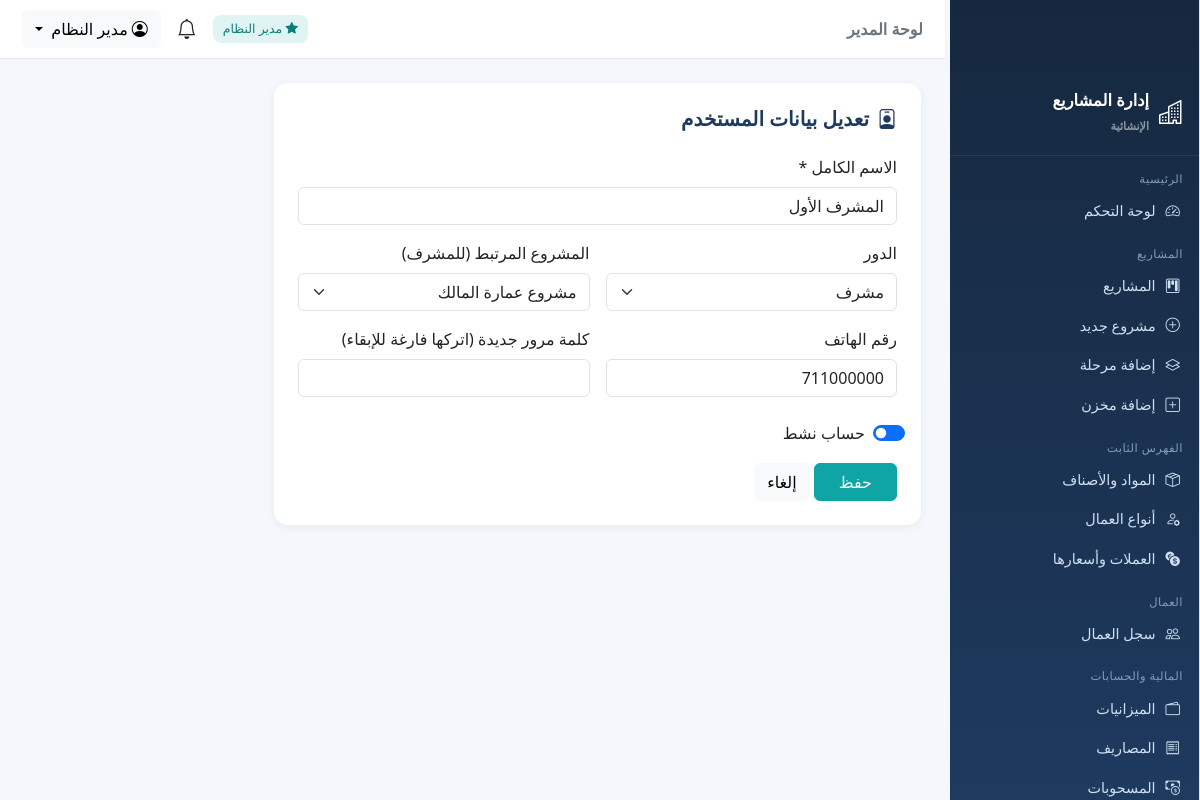
The page /users/2/edit (signed in) on the database its author committed.
### tables this page shows
CREATE TABLE users (
  id INTEGER PRIMARY KEY AUTOINCREMENT,
  username VARCHAR(100) NOT NULL UNIQUE,
  password_hash VARCHAR(255) NOT NULL,
  full_name VARCHAR(200) NOT NULL,
  role TEXT NOT NULL DEFAULT 'supervisor',
  project_id INT DEFAULT NULL ,
  phone VARCHAR(50) DEFAULT NULL,
  is_active INTEGER DEFAULT 1,
  created_at TIMESTAMP DEFAULT CURRENT_TIMESTAMP,
  CONSTRAINT fk_user_project FOREIGN KEY (project_id) REFERENCES projects(id) ON DELETE SET NULL
);

### auth.py (the view, shortened to what this page needs)
@auth_bp.route('/users/<int:uid>/edit', methods=['GET', 'POST'])
@require_roles('admin')
def edit_user(uid):
    item = db_query("SELECT * FROM users WHERE id=%s", (uid,), one=True)
    if not item:
        flash('المستخدم غير موجود', 'warning')
        return redirect(url_for('auth.list_users'))
    projects = db_query("SELECT id, name FROM projects ORDER BY name")
    return render_template('user_form.html', item=item, projects=projects, is_add=False)

### app.py (called while the page is built)
@app.context_processor
def inject_globals():
    u = g.get('current_user')
    unread = 0
    if u:
        unread = db.db_query("SELECT COUNT(*) AS c FROM notifications WHERE user_id=%s AND is_read=0",
                             (u['id'],), one=True)['c']
    return {
        'cur_user': u,
        'is_admin': is_admin(),
        'scope_pid': scope_project_id(),
        'unread_count': unread,
        'today': date.today(),
        'money': db.money,
        'cur_name': lambda cid: (db.cur_by_id(cid) or {}).get('name_ar', ''),
        'cur_code': lambda cid: (db.cur_by_id(cid) or {}).get('code', ''),
        'APP_NAME': 'نظام إدارة المشاريع الإنشائية',
    }

### auth.py (called while the page is built)
def current_user():
    uid = session.get('user_id')
    if not uid:
        return None
    return db_query("SELECT * FROM users WHERE id=%s", (uid,), one=True)

@auth_bp.before_app_request
def load_user():
    g.current_user = current_user()

def require_login(fn):
    @wraps(fn)
    def wrapper(*args, **kwargs):
        if not session.get('user_id'):
            return redirect(url_for('auth.login', next=request.path))
        return fn(*args, **kwargs)
    return wrapper

def require_roles(*roles):
    def deco(fn):
        @wraps(fn)
        @require_login
        def wrapper(*args, **kwargs):
            u = g.get('current_user')
            if not u or u['role'] not in roles:
                flash('ليست لديك صلاحية الوصول إلى هذه الصفحة', 'warning')
                return redirect(url_for('dashboard.index'))
            return fn(*args, **kwargs)
        return wrapper
    return deco

def is_admin():
    u = g.get('current_user')
    return bool(u and u['role'] == 'admin')

def scope_project_id():
    u = g.get('current_user')
    if not u or u['role'] == 'admin':
        return None
    return u['project_id']

### db.py (called while the page is built)
def _translate_sql(sql):
    out, i, n = [], 0, len(sql)
    in_str, quote = False, None
    while i < n:
        ch = sql[i]
        if in_str:
            out.append(ch)
            if ch == quote:
                in_str = False
            i += 1; continue
        if ch in ("'", '"'):
            in_str = True; quote = ch; out.append(ch); i += 1; continue
        if ch == '%' and i + 1 < n and sql[i + 1] == 's':
            out.append('?'); i += 2; continue
        out.append(ch); i += 1
    text = ''.join(out)
    text = re.sub(r"(\w+)\s*<=>\s*\?",
                  r"(\1 IS ? OR (\1 IS NULL AND ? IS NULL))",
                  text)
    return text

### templates/user_form.html (shortened to what this page needs)
{% extends 'base.html' %}
{% block content %}
<div class="card p-4" style="max-width:680px">
  <h5 class="page-title mb-4"><i class="bi bi-person-badge me-2"></i>{{ 'تعديل بيانات المستخدم' if item else 'إضافة مستخدم جديد' }}</h5>
  <form method="post" action="{{ url_for('auth.edit_user', uid=item.id) if item else url_for('auth.add_user') }}">
    <div class="mb-3"><label class="form-label">الاسم الكامل *</label>
      <input class="form-control" name="full_name" required value="{{ item.full_name if item else '' }}"></div>
    <div class="row g-3 mb-3">
      <div class="col-md-6"><label class="form-label">الدور</label>
        <select class="form-select" name="role" {{ 'disabled' if item and item.id==cur_user.id }}>
          <option value="supervisor" {{ 'selected' if item and item.role=='supervisor' }}>مشرف</option>
        </select>
        {% if item and item.id==cur_user.id %}<input type="hidden" name="role" value="admin">{% endif %}</div>
      <div class="col-md-6"><label class="form-label">المشروع المرتبط (للمشرف)</label>
        <select class="form-select" name="project_id">
          {% for p in projects %}<option value="{{ p.id }}" {{ 'selected' if item and item.project_id==p.id }}>{{ p.name }}</option>{% endfor %}
        </select></div>
      <div class="col-md-6"><label class="form-label">رقم الهاتف</label>
        <input class="form-control" name="phone" value="{{ item.phone if item else '' }}"></div>
      <div class="col-md-6"><label class="form-label">{{ 'كلمة مرور جديدة (اتركها فارغة للإبقاء)' if item else 'كلمة المرور *' }}</label>
        <input type="password" class="form-control" name="password" {{ '' if item else 'required' }}></div>
      {% if item %}
      <div class="col-md-6 form-check form-switch mt-4">
        <input class="form-check-input" type="checkbox" name="is_active" id="isActive" {{ 'checked' if item.is_active }}>
        <label class="form-check-label" for="isActive">حساب نشط</label>
      </div>
      {% endif %}
    </div>
    <button class="btn btn-primary px-4">حفظ</button>
    <a class="btn btn-light" href="{{ url_for('auth.list_users') }}">إلغاء</a>
  </form>
</div>
{% endblock %}

### templates/base.html (shortened to what this page needs)
{% set role = cur_user.role if cur_user else '' %}
<!doctype html>
<html lang="ar" dir="rtl">
<head>
  <link href="https://cdn.jsdelivr.net/npm/bootstrap@5.3.3/dist/css/bootstrap.rtl.min.css" rel="stylesheet">
  <link href="https://cdn.jsdelivr.net/npm/bootstrap-icons@1.11.3/font/bootstrap-icons.min.css" rel="stylesheet">
</head>
<body>
  {% if cur_user %}
  <div id="wrapper" class="d-flex">
    <aside class="sidebar" id="sidebar">
      <div class="brand"><i class="bi bi-buildings fs-4"></i><span>إدارة المشاريع<br><small class="text-white-50"
            style="font-size:.7rem">الإنشائية</small></span></div>
      <div class="nav-section">الرئيسية</div>
      <a class="nav-item {{ 'active' if request.endpoint=='dashboard.index' }}"
        href="{{ url_for('dashboard.index') }}"><i class="bi bi-speedometer2"></i> لوحة التحكم</a>
      <div class="nav-section">المشاريع</div>
      <a class="nav-item {{ 'active' if request.endpoint in ['projects.list_projects','projects.view_project','projects.add_project','projects.edit_project'] }}"
        href="{{ url_for('projects.list_projects') }}"><i class="bi bi-kanban"></i> المشاريع</a>
      {% if is_admin %}
      <a class="nav-item" href="{{ url_for('projects.add_project') }}"><i class="bi bi-plus-circle"></i> مشروع جديد</a>
      <a class="nav-item" href="{{ url_for('projects.add_phase') }}"><i class="bi bi-layers"></i> إضافة مرحلة</a>
      {% endif %}
      <a class="nav-item" href="{{ url_for('projects.add_warehouse') }}"><i class="bi bi-plus-square"></i> إضافة
        مخزن</a>
      <div class="nav-section">الفهرس الثابت</div>
      <a class="nav-item {{ 'active' if request.endpoint.startswith('catalog.list_materials') }}"
        href="{{ url_for('catalog.list_materials') }}"><i class="bi bi-box-seam"></i> المواد والأصناف</a>
      <a class="nav-item {{ 'active' if request.endpoint.startswith('catalog.list_worker_types') }}"
        href="{{ url_for('catalog.list_worker_types') }}"><i class="bi bi-person-gear"></i> أنواع العمال</a>
      {% if is_admin %}
      <a class="nav-item {{ 'active' if request.endpoint.startswith('catalog.list_currencies') }}"
        href="{{ url_for('catalog.list_currencies') }}"><i class="bi bi-currency-exchange"></i> العملات وأسعارها</a>
      {% endif %}
      <div class="nav-section">العمال</div>
      <a class="nav-item {{ 'active' if request.endpoint.startswith('workers.') }}"
        href="{{ url_for('workers.list_workers') }}"><i class="bi bi-people"></i> سجل العمال</a>
      <div class="nav-section">المالية والحسابات</div>
      <a class="nav-item {{ 'active' if request.endpoint.startswith('finance.list_budgets') }}"
        href="{{ url_for('finance.list_budgets') }}"><i class="bi bi-wallet2"></i> الميزانيات</a>
      <a class="nav-item {{ 'active' if request.endpoint.startswith('finance.list_expenses') }}"
        href="{{ url_for('finance.list_expenses') }}"><i class="bi bi-receipt"></i> المصاريف</a>
      <a class="nav-item {{ 'active' if request.endpoint.startswith('finance.list_withdrawals') }}"
        href="{{ url_for('finance.list_withdrawals') }}"><i class="bi bi-cash-coin"></i> المسحوبات</a>
    </aside>
    <div class="flex-grow-1 main-wrap">
      <nav class="topbar">
        <div>
          <span class="fw-bold text-secondary">{{ 'لوحة المدير' if is_admin else 'لوحة المشرف' }}</span>
        </div>
        <div class="d-flex align-items-center gap-3">
          {% if is_admin %}<span class="badge-soft"><i class="bi bi-star-fill"></i> مدير النظام</span>{% endif %}
          <a class="position-relative text-dark text-decoration-none"
            href="{{ url_for('notifications.list_notifications') }}" title="الإشعارات">
            <i class="bi bi-bell fs-5"></i>
          </a>
          <div class="dropdown">
            <button class="btn btn-light dropdown-toggle" data-bs-toggle="dropdown">
              <i class="bi bi-person-circle me-1"></i>{{ cur_user.full_name }}
            </button>
          </div>
        </div>
      </nav>
      <main class="container-fluid p-4">
        {% block content %}{% endblock %}
      </main>
    </div>
  </div>
  {% else %}
  {% block auth_content %}{% endblock %}
  {% endif %}
</body>
</html>

### templates/base.html (style rules this page uses)
.sidebar { position: fixed !important; top: 0 !important; left: 0 !important; bottom: 0 !important; width: 250px !important; height: 100vh !important; overflow-y: auto !important; background-color: #f8f9fa !important; border-right: 1px solid #dee2e6 !important; padding-top: 70px !important; z-index: 1000 !important; scrollbar-width: thin; scrollbar-color: #c1c1c1 transparent; }
main { margin-left: 250px !important; width: calc(100% - 250px) !important; max-width: calc(100% - 250px) !important; flex: 0 0 auto !important; padding-top: 20px !important; }
:root { --primary: #1e3a5f; --accent: #0ea5a4; --light: #f4f7fb; --sidebar-w: 255px; }
* { font-family: "Segoe UI", Tahoma, Arial, sans-serif; }
body { background: var(--light); }
#wrapper { min-height: 100vh; }
.sidebar { width: var(--sidebar-w); background: linear-gradient(180deg, #16283f, #1e3a5f); min-height: 100vh; position: fixed; right: 0; top: 0; z-index: 1040; color: #cfe0f0; transition: .25s; overflow-y: auto; }
.sidebar .brand { display: flex; align-items: center; gap: 10px; padding: 18px 16px; border-bottom: 1px solid rgba(255, 255, 255, .08); color: #fff; font-weight: 700; font-size: 1.02rem; }
.sidebar .nav-section { font-size: .72rem; color: #7f9cbd; padding: 14px 16px 4px; letter-spacing: .5px; }
.sidebar a.nav-item { display: flex; align-items: center; gap: 10px; padding: 9px 16px; color: #cfe0f0; text-decoration: none; font-size: .9rem; border-right: 3px solid transparent; }
.topbar { background: #fff; border-bottom: 1px solid #e5eaf0; padding: 10px 22px; display: flex; align-items: center; justify-content: space-between; position: sticky; top: 0; z-index: 1030; }
.main-wrap { margin-right: var(--sidebar-w); }
.card { border: 0; border-radius: 14px; box-shadow: 0 2px 10px rgba(20, 40, 80, .06); }
.badge-soft { background: rgba(14, 165, 164, .12); color: #0b7f7e; padding: 5px 10px; border-radius: 8px; font-size: .78rem; }
.page-title { font-weight: 700; color: var(--primary); }
.btn-primary { background: var(--accent); border-color: var(--accent); }

### rows shown on the page
users: full_name "مدير النظام"
users: full_name "المشرف الأول", phone "711000000"

### other values the page prints
{{ 'لوحة المدير' if is_admin else 'لوحة المشرف' }} "لوحة المدير"
{{ 'تعديل بيانات المستخدم' if item else 'إضافة مستخدم جديد' }} "تعديل بيانات المستخدم"
{{ 'كلمة مرور جديدة (اتركها فارغة للإبقاء)' if item else 'كلمة المرور *' }} "كلمة مرور جديدة (اتركها فارغة للإبقاء)"
form field project_id "مشروع عمارة المالك"
